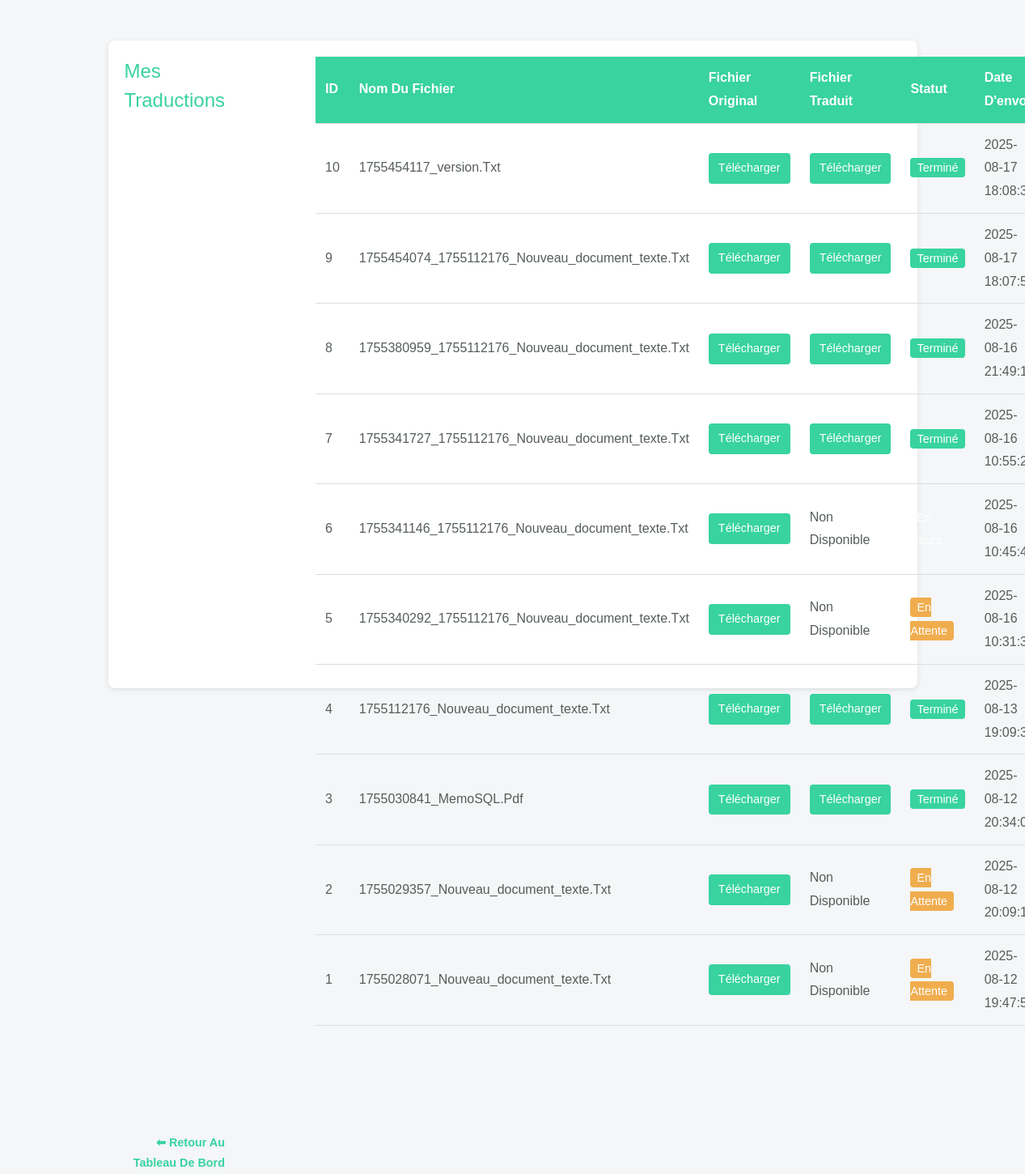
Screenshot of /translated_list.php (signed in) with the database file from the repository.
### tables this page shows
CREATE TABLE `translations` (
  `id` int(11) NOT NULL,
  `user_id` int(11) DEFAULT NULL,
  `file_path` varchar(255) NOT NULL,
  `translated_file_path` varchar(255) DEFAULT NULL,
  `status` enum('En attente','En cours','Terminé') NOT NULL,
  `upload_date` datetime DEFAULT current_timestamp()
);

### translated_list.php (the view, shortened to what this page needs)
<?php
require_once "db.php";
$user_id = $_SESSION['user_id'];
function e($str) { return htmlspecialchars($str, ENT_QUOTES, 'UTF-8'); }
$translations = [];
$stmt = $conn->prepare("SELECT id, file_path, translated_file_path, status, upload_date FROM translations WHERE user_id = ? ORDER BY upload_date DESC");
$stmt->bind_param("i", $user_id);
$stmt->execute();
$res = $stmt->get_result();
while ($row = $res->fetch_assoc()) {
    $translations[] = $row;
}
?>
<!DOCTYPE html>
<html lang="fr">
<head>
    <link rel="stylesheet" href="style.css">
    <link rel="stylesheet" href="custom.css">
</head>
<body>
    <div class="container">
        <h2>Mes traductions</h2>
        <?php if (count($translations) === 0): ?>
            <p>Aucun fichier traduit pour le moment.</p>
        <?php else: ?>
            <table>
                <thead>
                    <tr>
                        <th>ID</th>
                        <th>Nom du fichier</th>
                        <th>Fichier original</th>
                        <th>Fichier traduit</th>
                        <th>Statut</th>
                        <th>Date d'envoi</th>
                    </tr>
                </thead>
                <tbody>
                    <?php foreach ($translations as $t): ?>
                        <tr>
                            <td><?= e($t['id']) ?></td>
                            <td><?= e(basename($t['file_path'])) ?></td>
                            <td>
                                <?php if (!empty($t['file_path'])): ?>
                                    <a href="<?= e($t['file_path']) ?>" download class="btn-download">Télécharger</a>
                                <?php else: ?>
                                    N/A
                                <?php endif; ?>
                            </td>
                            <td>
                                <?php if (!empty($t['translated_file_path'])): ?>
                                    <a href="<?= e($t['translated_file_path']) ?>" download class="btn-download">Télécharger</a>
                                <?php else: ?>
                                    Non disponible
                                <?php endif; ?>
                            </td>
                            <td>
                                <?php
                                $statusClass = '';
                                if ($t['status'] == 'En attente') $statusClass = 'status-pending';
                                elseif ($t['status'] == 'Terminé') $statusClass = 'status-completed';
                                elseif ($t['status'] == 'Rejeté') $statusClass = 'status-rejected';
                                ?>
                                <span class="status-badge <?= $statusClass ?>"><?= e($t['status']) ?></span>
                            </td>
                            <td><?= e($t['upload_date']) ?></td>
                        </tr>
                    <?php endforeach; ?>
                </tbody>
            </table>
        <?php endif; ?>
        <a href="dashboard.php" class="back-link">⬅ Retour au tableau de bord</a>
    </div>
</body>
</html>

### assets/css/style.css (style rules this page uses)
* { padding: 0; margin: 0; box-sizing: border-box; }
body { font-family: 'Poppins', sans-serif; overflow: hidden; }
.container { width: 100vw; height: 100vh; display: grid; grid-template-columns: repeat(2, 1fr); grid-gap: 7rem; padding: 0 2rem; }
a { display: block; text-align: right; text-decoration: none; color: #999; font-size: 0.9rem; transition: .3s; }

### css/custom.css (style rules this page uses)
body, html { line-height: 1.8; font-family: "Roboto", sans-serif; color: #555e58; text-transform: capitalize; text-rendering: optimizeLegibility !important; -webkit-font-smoothing: antialiased !important; font-weight: 400; margin: 0px; padding: 0px; }
h1, h2, h3, h4, h5, h6, .h1, .h2, .h3, .h4 { font-weight: 400; line-height: 1.5em; }
a { color: #333; font-weight: 400; }
a, a:hover, a:focus { color: #333; text-decoration: none; transition: all 0.3s; }

### translated_list.php (style rules this page uses)
body { font-family: Arial, sans-serif; background: #f4f6f8; margin: 0; padding: 0; }
.container { max-width: 1000px; margin: 50px auto; background: #fff; padding: 20px; border-radius: 8px; box-shadow: 0 2px 6px rgba(0,0,0,0.1); }
h2 { color: #38d39f; margin-bottom: 20px; }
table { width: 100%; border-collapse: collapse; }
th, td { padding: 12px; border-bottom: 1px solid #ddd; text-align: left; }
th { background-color: #38d39f; color: #fff; }
.btn-download { background-color: #38d39f; color: #fff; padding: 6px 12px; border-radius: 4px; text-decoration: none; }
.status-badge { padding: 4px 8px; border-radius: 4px; color: #fff; font-size: 0.9em; }
.status-pending { background-color: #f0ad4e; }
.status-completed { background-color: #38d39f; }
.back-link { display: inline-block; margin-top: 20px; color: #38d39f; text-decoration: none; font-weight: bold; }

### rows the page displays
translations: id "10", file_path "1755454117_version.txt", status "Terminé", upload_date "2025-08-17…"
translations: id "9", file_path "1755454074_1755112176_Nouveau_document_texte.txt", status "Terminé", upload_date "2025-08-17…"
translations: id "8", file_path "1755380959_1755112176_Nouveau_document_texte.txt", status "Terminé", upload_date "2025-08-16…"
translations: id "7", file_path "1755341727_1755112176_Nouveau_document_texte.txt", status "Terminé", upload_date "2025-08-16…"
translations: id "6", file_path "1755341146_1755112176_Nouveau_document_texte.txt", shows "Non Disponible", status "En Cours", upload_date "2025-08-16…"
translations: id "5", file_path "1755340292_1755112176_Nouveau_document_texte.txt", shows "Non Disponible", status "En Attente", upload_date "2025-08-16…"
translations: id "4", file_path "1755112176_Nouveau_document_texte.txt", status "Terminé", upload_date "2025-08-13…"
translations: id "3", file_path "1755030841_MemoSQL.pdf", status "Terminé", upload_date "2025-08-12…"
translations: id "2", file_path "1755029357_Nouveau_document_texte.txt", shows "Non Disponible", status "En Attente", upload_date "2025-08-12…"
translations: id "1", file_path "1755028071_Nouveau_document_texte.txt", shows "Non Disponible", status "En Attente", upload_date "2025-08-12…"
